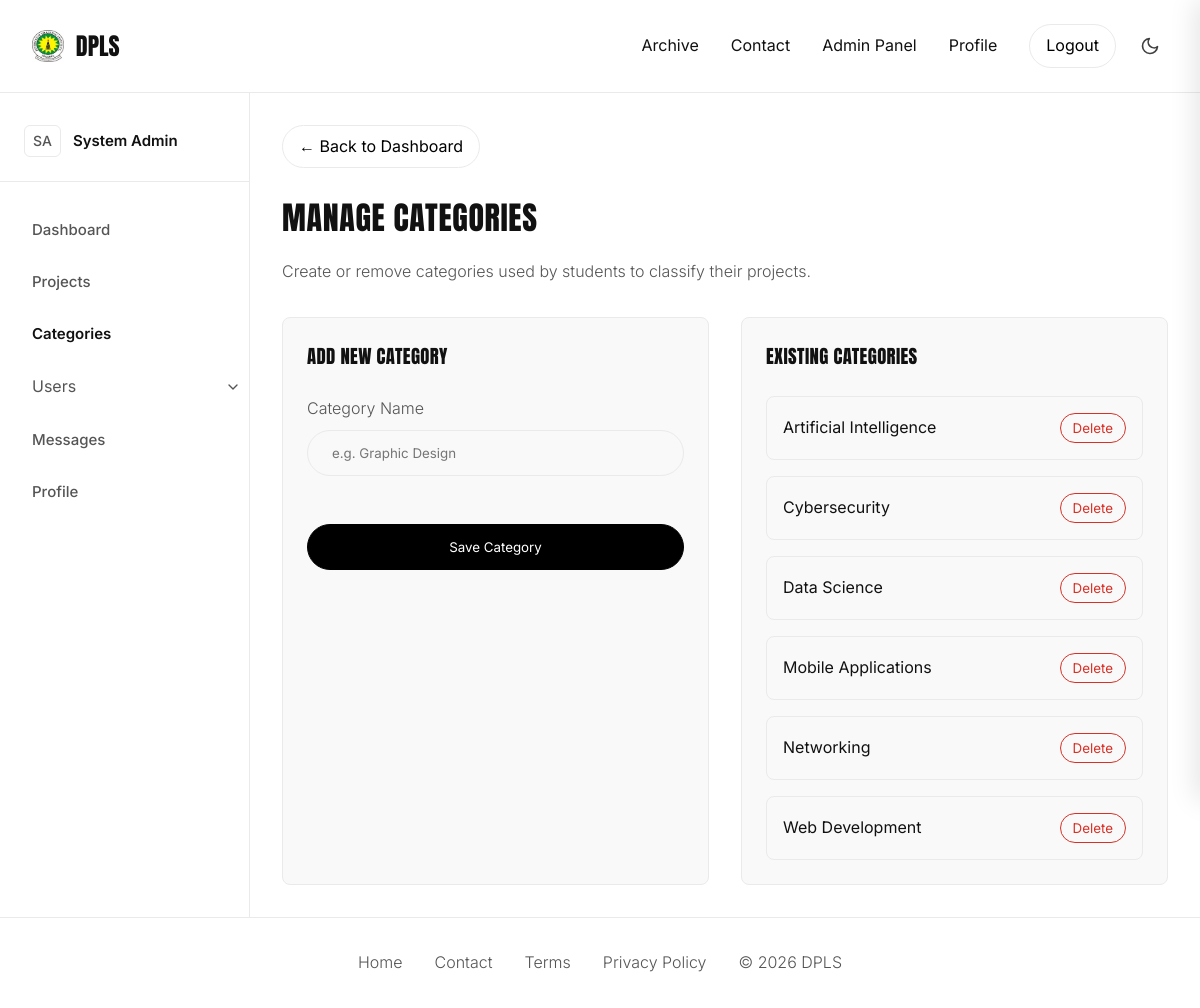
Screenshot of /admin/categories.php (signed in) with the database file from the repository.
### tables this page shows
CREATE TABLE IF NOT EXISTS categories (
    id INT AUTO_INCREMENT PRIMARY KEY,
    name VARCHAR(255) UNIQUE NOT NULL,
    created_at TIMESTAMP DEFAULT CURRENT_TIMESTAMP
);

### helpers/utils.php (called while the page is built, shortened)
<?php
function h($string) {
    return htmlspecialchars($string ?? '', ENT_QUOTES, 'UTF-8');
}
function get_categories($pdo) {
    $stmt = $pdo->query("SELECT * FROM categories ORDER BY name ASC");
    $results = $stmt->fetchAll();
    return $results ?: [];
}

### admin/categories.php (the view, shortened to what this page needs)
<?php
global $pdo;
$categories = get_categories($pdo);
require_once __DIR__ . '/../components/header.php';
?>
<div class="mb-4">
    <a href="dashboard.php" class="btn btn-outline mb-3" style="padding: 8px 16px;">&larr; Back to Dashboard</a>
    <h1>Manage Categories</h1>
    <p class="subtext">Create or remove categories used by students to classify their projects.</p>
</div>
<div class="grid-auto-fit">
    <div class="panel">
        <h3 class="mb-3">Add New Category</h3>
        <form method="POST" action="">
            <div class="mb-3">
                <label class="label mb-1" style="display:block;">Category Name</label>
                <input type="text" name="name" required placeholder="e.g. Graphic Design">
            </div>
            <button type="submit" style="width: 100%;">Save Category</button>
        </form>
    </div>
    <div class="panel">
        <h3 class="mb-3">Existing Categories</h3>
        <?php if (empty($categories)): ?>
            <?= render_empty_state("No Categories", "No categories have been defined yet.") ?>
        <?php else: ?>
            <div class="flex-column">
                <?php foreach ($categories as $cat): ?>
                    <div class="card flex-between" style="padding: 16px;">
                        <span><?= h($cat['name']) ?></span>
                        <form method="POST" action="" onsubmit="return confirm('Are you sure? This will remove the category from all associated projects.');">
                            <button type="submit" class="btn btn-outline" style="padding: 6px 12px; border-color: var(--danger); color: var(--danger);">Delete</button>
                        </form>
                    </div>
                <?php endforeach; ?>
            </div>
        <?php endif; ?>
    </div>
</div>
<?php require_once __DIR__ . '/../components/footer.php'; ?>

### assets/css/index.css (style rules this page uses)
:root { --bg: #ffffff; --text-primary: #111111; --text-secondary: #555555; --line: #eaeaea; --panel: #f9f9f9; --accent: #000000; --accent-hover: #333333; --success: #1b7a43; --danger: #d93025; --warning: #b37300; }
* { box-sizing: border-box; margin: 0; padding: 0; font-family: 'Inter', sans-serif; box-shadow: none !important; }
body { background-color: var(--bg); color: var(--text-primary); min-height: 100vh; display: flex; flex-direction: column; }
h1, h2, h3, h4, h5, h6 { font-family: 'Anton', sans-serif; font-weight: 400; text-transform: uppercase; letter-spacing: 0.02em; margin-bottom: 16px; }
p, li, span, div { font-weight: 400; line-height: 1.6; }
.subtext, .label, label, .intro { font-weight: 300; color: var(--text-secondary); }
a { text-decoration: none; color: inherit; transition: color 0.2s ease; }
.panel, .card { background: var(--panel); border-radius: 8px; border: 1px solid var(--line); padding: 24px; }
.card.flex-between { flex-wrap: wrap !important; gap: 16px; }
.grid-auto-fit { display: grid; grid-template-columns: repeat(auto-fit, minmax(300px, 1fr)); gap: 32px; }
input, textarea, select { width: 100%; padding: 14px 24px; border: 1px solid var(--line); border-radius: 9999px; background: transparent; outline: none; font-family: 'Inter', sans-serif; font-weight: 400; margin-bottom: 24px; transition: border-color 0.2s ease; appearance: none; }
button, .btn { display: inline-block; padding: 14px 32px; border-radius: 9999px; border: 1px solid var(--accent); background: var(--accent); color: var(--bg); font-family: 'Inter', sans-serif; font-weight: 400; text-align: center; white-space: nowrap; cursor: pointer; outline: none; transition: all 0.2s ease; }
.btn-outline { background: transparent; color: var(--accent); border: 1px solid var(--line); }
.mb-1 { margin-bottom: 8px; }
.mb-3 { margin-bottom: 24px; }
.mb-4 { margin-bottom: 32px; }
.flex-between { display: flex; justify-content: space-between; align-items: center; }
.flex-column { display: flex; flex-direction: column; gap: 16px; }

### rows the page displays
categories: name "Artificial Intelligence"
categories: name "Cybersecurity"
categories: name "Data Science"
categories: name "Mobile Applications"
categories: name "Networking"
categories: name "Web Development"

### other values shown
$initials "SA"
$name "System Admin"
$label "Dashboard Projects Categories Messages Profile"
